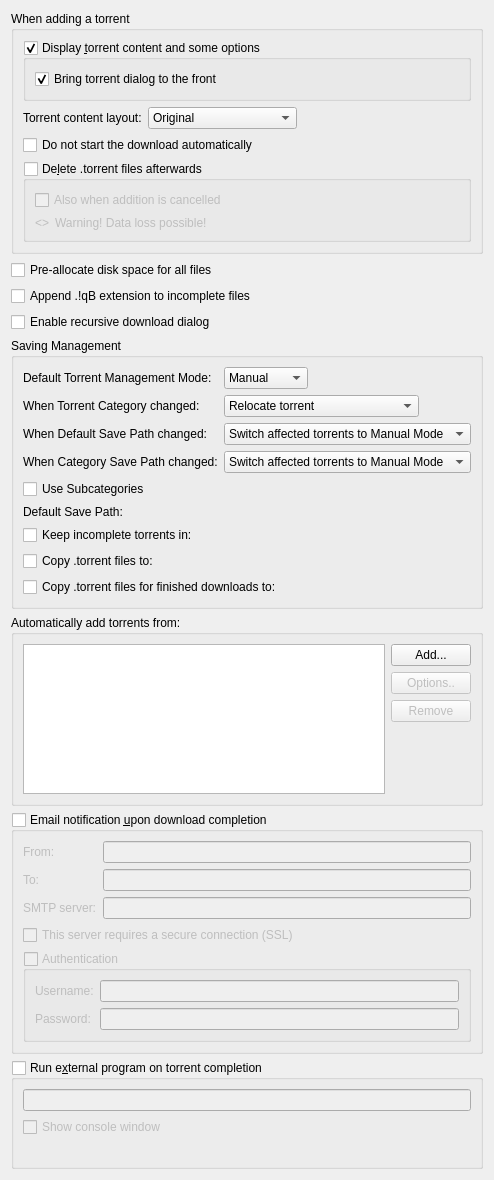
          <widget class="QWidget" name="scrollAreaWidgetContents_2">
           <property name="geometry">
            <rect>
             <x>0</x>
             <y>0</y>
             <width>470</width>
             <height>1066</height>
            </rect>
           </property>
           <layout class="QVBoxLayout" name="verticalLayout">
            <item>
             <widget class="QGroupBox" name="torrentAdditionBox">
              <property name="title">
               <string>When adding a torrent</string>
              </property>
              <layout class="QVBoxLayout" name="torrentAdditionBoxLayout">
               <item>
                <widget class="QGroupBox" name="checkAdditionDialog">
                 <property name="title">
                  <string>Display &amp;torrent content and some options</string>
                 </property>
                 <property name="checkable">
                  <bool>true</bool>
                 </property>
                 <layout class="QVBoxLayout" name="verticalLayout_18">
                  <item>
                   <widget class="QCheckBox" name="checkAdditionDialogFront">
                    <property name="text">
                     <string>Bring torrent dialog to the front</string>
                    </property>
                    <property name="checked">
                     <bool>true</bool>
                    </property>
                   </widget>
                  </item>
                 </layout>
                </widget>
               </item>
               <item>
                <layout class="QHBoxLayout" name="horizontalLayout_19">
                 <item>
                  <widget class="QLabel" name="contentLayoutLabel">
                   <property name="text">
                    <string>Torrent content layout:</string>
                   </property>
                  </widget>
                 </item>
                 <item>
                  <widget class="QComboBox" name="contentLayoutComboBox">
                   <property name="currentIndex">
                    <number>0</number>
                   </property>
                   <item>
                    <property name="text">
                     <string>Original</string>
                    </property>
                   </item>
                   <item>
                    <property name="text">
                     <string>Create subfolder</string>
                    </property>
                   </item>
                   <item>
                    <property name="text">
                     <string>Don't create subfolder</string>
                    </property>
                   </item>
                  </widget>
                 </item>
                 <item>
                  <spacer name="horizontalSpacer_20">
                   <property name="orientation">
                    <enum>Qt::Horizontal</enum>
                   </property>
                   <property name="sizeHint" stdset="0">
                    <size>
                     <width>40</width>
                     <height>20</height>
                    </size>
                   </property>
                  </spacer>
                 </item>
                </layout>
               </item>
               <item>
                <widget class="QCheckBox" name="checkStartPaused">
                 <property name="toolTip">
                  <string>The torrent will be added to download list in a paused state</string>
                 </property>
                 <property name="text">
                  <string extracomment="The torrent will be added to download list in a paused state">Do not start the download automatically</string>
                 </property>
                </widget>
               </item>
               <item>
                <widget class="QGroupBox" name="deleteTorrentBox">
                 <property name="toolTip">
                  <string>Whether the .torrent file should be deleted after adding it</string>
                 </property>
                 <property name="title">
                  <string>De&amp;lete .torrent files afterwards </string>
                 </property>
                 <property name="checkable">
                  <bool>true</bool>
                 </property>
                 <property name="checked">
                  <bool>false</bool>
                 </property>
                 <layout class="QVBoxLayout" name="deleteTorrentBoxLayout">
                  <item>
                   <widget class="QCheckBox" name="deleteCancelledTorrentBox">
                    <property name="toolTip">
                     <string>Also delete .torrent files whose addition was cancelled</string>
                    </property>
                    <property name="text">
                     <string>Also when addition is cancelled</string>
                    </property>
                   </widget>
                  </item>
                  <item>
                   <layout class="QHBoxLayout" name="deleteTorrentWarningLayout">
                    <item>
                     <widget class="QLabel" name="deleteTorrentWarningIcon">
                      <property name="sizePolicy">
                       <sizepolicy hsizetype="Fixed" vsizetype="Preferred">
                        <horstretch>0</horstretch>
                        <verstretch>0</verstretch>
                       </sizepolicy>
                      </property>
                      <property name="text">
                       <string notr="true">&lt;&gt;</string>
                      </property>
                     </widget>
                    </item>
                    <item>
                     <widget class="QLabel" name="deleteTorrentWarningLabel">
                      <property name="text">
                       <string>Warning! Data loss possible!</string>
                      </property>
                     </widget>
                    </item>
                   </layout>
                  </item>
                 </layout>
                </widget>
               </item>
              </layout>
             </widget>
            </item>
            <item>
             <widget class="QCheckBox" name="checkPreallocateAll">
              <property name="toolTip">
               <string>Allocate full file sizes on disk before starting downloads, to minimize fragmentation. Only useful for HDDs.</string>
              </property>
              <property name="text">
               <string>Pre-allocate disk space for all files</string>
              </property>
             </widget>
            </item>
            <item>
             <widget class="QCheckBox" name="checkAppendqB">
              <property name="text">
               <string>Append .!qB extension to incomplete files</string>
              </property>
             </widget>
            </item>
            <item>
             <widget class="QCheckBox" name="checkRecursiveDownload">
              <property name="toolTip">
               <string>When a torrent is downloaded, offer to add torrents from any .torrent files found inside it</string>
              </property>
              <property name="text">
               <string>Enable recursive download dialog</string>
              </property>
             </widget>
            </item>
            <item>
             <widget class="QGroupBox" name="groupSavingManagement">
              <property name="title">
               <string>Saving Management</string>
              </property>
              <layout class="QVBoxLayout" name="groupSavingManagementLayout">
               <item>
                <layout class="QGridLayout" name="gridLayout_3">
                 <item row="0" column="0">
                  <widget class="QLabel" name="label_40">
                   <property name="text">
                    <string>Default Torrent Management Mode:</string>
                   </property>
                  </widget>
                 </item>
                 <item row="0" column="1">
                  <layout class="QHBoxLayout" name="horizontalLayout_70">
                   <property name="spacing">
                    <number>10</number>
                   </property>
                   <item>
                    <widget class="QComboBox" name="comboSavingMode">
                     <property name="toolTip">
                      <string>Automatic: Various torrent properties (e.g. save path) will be decided by the associated category
Manual: Various torrent properties (e.g. save path) must be assigned manually</string>
                     </property>
                     <item>
                      <property name="text">
                       <string>Manual</string>
                      </property>
                     </item>
                     <item>
                      <property name="text">
                       <string>Automatic</string>
                      </property>
                     </item>
                    </widget>
                   </item>
                   <item>
                    <spacer name="horizontalSpacer_160">
                     <property name="orientation">
                      <enum>Qt::Horizontal</enum>
                     </property>
                     <property name="sizeHint" stdset="0">
                      <size>
                       <width>40</width>
                       <height>20</height>
                      </size>
                     </property>
                    </spacer>
                   </item>
                  </layout>
                 </item>
                 <item row="1" column="0">
                  <widget class="QLabel" name="labelTorrentCategoryChanged">
                   <property name="text">
                    <string>When Torrent Category changed:</string>
                   </property>
                  </widget>
                 </item>
                 <item row="1" column="1">
                  <layout class="QHBoxLayout" name="horizontalLayout_14">
                   <item>
                    <widget class="QComboBox" name="comboTorrentCategoryChanged">
                     <item>
                      <property name="text">
                       <string>Relocate torrent</string>
                      </property>
                     </item>
                     <item>
                      <property name="text">
                       <string>Switch torrent to Manual Mode</string>
                      </property>
                     </item>
                    </widget>
                   </item>
                   <item>
                    <spacer name="horizontalSpacer_17">
                     <property name="orientation">
                      <enum>Qt::Horizontal</enum>
                     </property>
                     <property name="sizeHint" stdset="0">
                      <size>
                       <width>40</width>
                       <height>20</height>
                      </size>
                     </property>
                    </spacer>
                   </item>
                  </layout>
                 </item>
                 <item row="2" column="0">
                  <widget class="QLabel" name="labelCategoryDefaultPathChanged">
                   <property name="text">
                    <string>When Default Save Path changed:</string>
                   </property>
                  </widget>
                 </item>
                 <item row="2" column="1">
                  <layout class="QHBoxLayout" name="horizontalLayout_15">
                   <item>
                    <widget class="QComboBox" name="comboCategoryDefaultPathChanged">
                     <property name="currentIndex">
                      <number>1</number>
                     </property>
                     <item>
                      <property name="text">
                       <string>Relocate affected torrents</string>
                      </property>
                     </item>
                     <item>
                      <property name="text">
                       <string>Switch affected torrents to Manual Mode</string>
                      </property>
                     </item>
                    </widget>
                   </item>
                   <item>
                    <spacer name="horizontalSpacer_18">
                     <property name="orientation">
                      <enum>Qt::Horizontal</enum>
                     </property>
                     <property name="sizeHint" stdset="0">
                      <size>
                       <width>40</width>
                       <height>20</height>
                      </size>
                     </property>
                    </spacer>
                   </item>
                  </layout>
                 </item>
                 <item row="3" column="0">
                  <widget class="QLabel" name="labelCategoryChanged">
                   <property name="text">
                    <string>When Category Save Path changed:</string>
                   </property>
                  </widget>
                 </item>
                 <item row="3" column="1">
                  <layout class="QHBoxLayout" name="horizontalLayout_17">
                   <item>
                    <widget class="QComboBox" name="comboCategoryChanged">
                     <property name="currentIndex">
                      <number>1</number>
                     </property>
                     <item>
                      <property name="text">
                       <string>Relocate affected torrents</string>
                      </property>
                     </item>
                     <item>
                      <property name="text">
                       <string>Switch affected torrents to Manual Mode</string>
                      </property>
                     </item>
                    </widget>
                   </item>
                   <item>
                    <spacer name="horizontalSpacer_19">
                     <property name="orientation">
                      <enum>Qt::Horizontal</enum>
                     </property>
                     <property name="sizeHint" stdset="0">
                      <size>
                       <width>40</width>
                       <height>20</height>
                      </size>
                     </property>
                    </spacer>
                   </item>
                  </layout>
                 </item>
                </layout>
               </item>
               <item>
                <widget class="QCheckBox" name="checkUseSubcategories">
                 <property name="text">
                  <string>Use Subcategories</string>
                 </property>
                </widget>
               </item>
               <item>
                <layout class="QGridLayout" name="gridLayout_4">
                 <item row="1" column="1">
                  <widget class="FileSystemPathLineEdit" name="textTempPath" native="true"/>
                 </item>
                 <item row="3" column="0">
                  <widget class="QCheckBox" name="checkExportDirFin">
                   <property name="text">
                    <string>Copy .torrent files for finished downloads to:</string>
                   </property>
                  </widget>
                 </item>
                 <item row="0" column="0">
                  <widget class="QLabel" name="labelSavePath">
                   <property name="text">
                    <string>Default Save Path:</string>
                   </property>
                  </widget>
                 </item>
                 <item row="2" column="0">
                  <widget class="QCheckBox" name="checkExportDir">
                   <property name="text">
                    <string>Copy .torrent files to:</string>
                   </property>
                  </widget>
                 </item>
                 <item row="1" column="0">
                  <widget class="QCheckBox" name="checkTempFolder">
                   <property name="text">
                    <string>Keep incomplete torrents in:</string>
                   </property>
                  </widget>
                 </item>
                 <item row="3" column="1">
                  <widget class="FileSystemPathLineEdit" name="textExportDirFin" native="true"/>
                 </item>
                 <item row="0" column="1">
                  <widget class="FileSystemPathLineEdit" name="textSavePath" native="true"/>
                 </item>
                 <item row="2" column="1">
                  <widget class="FileSystemPathLineEdit" name="textExportDir" native="true"/>
                 </item>
                </layout>
               </item>
              </layout>
             </widget>
            </item>
            <item>
             <widget class="QGroupBox" name="groupBox_2">
              <property name="title">
               <string>Automatically add torrents from:</string>
              </property>
              <layout class="QVBoxLayout" name="verticalLayout_38">
               <item>
                <layout class="QHBoxLayout" name="horizontalLayout_16">
                 <item>
                  <widget class="QTreeView" name="scanFoldersView">
                   <property name="sizePolicy">
                    <sizepolicy hsizetype="Expanding" vsizetype="Expanding">
                     <horstretch>0</horstretch>
                     <verstretch>1</verstretch>
                    </sizepolicy>
                   </property>
                   <property name="minimumSize">
                    <size>
                     <width>250</width>
                     <height>150</height>
                    </size>
                   </property>
                   <property name="editTriggers">
                    <set>QAbstractItemView::AllEditTriggers</set>
                   </property>
                   <property name="selectionMode">
                    <enum>QAbstractItemView::SingleSelection</enum>
                   </property>
                   <property name="selectionBehavior">
                    <enum>QAbstractItemView::SelectRows</enum>
                   </property>
                   <property name="textElideMode">
                    <enum>Qt::ElideNone</enum>
                   </property>
                   <property name="rootIsDecorated">
                    <bool>false</bool>
                   </property>
                   <attribute name="headerDefaultSectionSize">
                    <number>80</number>
                   </attribute>
                   <attribute name="headerStretchLastSection">
                    <bool>false</bool>
                   </attribute>
                  </widget>
                 </item>
                 <item>
                  <layout class="QVBoxLayout" name="verticalLayout_37">
                   <item>
                    <widget class="QPushButton" name="addWatchedFolderButton">
                     <property name="text">
                      <string>Add...</string>
                     </property>
                    </widget>
                   </item>
                   <item>
                    <widget class="QPushButton" name="editWatchedFolderButton">
                     <property name="enabled">
                      <bool>false</bool>
                     </property>
                     <property name="text">
                      <string>Options..</string>
                     </property>
                    </widget>
                   </item>
                   <item>
                    <widget class="QPushButton" name="removeWatchedFolderButton">
                     <property name="enabled">
                      <bool>false</bool>
                     </property>
                     <property name="text">
                      <string>Remove</string>
                     </property>
                    </widget>
                   </item>
                   <item>
                    <spacer name="verticalSpacer_6">
                     <property name="orientation">
                      <enum>Qt::Vertical</enum>
                     </property>
                     <property name="sizeHint" stdset="0">
                      <size>
                       <width>20</width>
                       <height>40</height>
                      </size>
                     </property>
                    </spacer>
                   </item>
                  </layout>
                 </item>
                </layout>
               </item>
              </layout>
             </widget>
            </item>
            <item>
             <widget class="QGroupBox" name="groupMailNotification">
              <property name="title">
               <string>Email notification &amp;upon download completion</string>
              </property>
              <property name="checkable">
               <bool>true</bool>
              </property>
              <property name="checked">
               <bool>false</bool>
              </property>
              <layout class="QVBoxLayout" name="verticalLayout_171">
               <item>
                <layout class="QGridLayout" name="gridLayout_9">
                 <item row="1" column="1">
                  <widget class="QLineEdit" name="lineEditDestEmail"/>
                 </item>
                 <item row="1" column="0">
                  <widget class="QLabel" name="label_2">
                   <property name="toolTip">
                    <string>Receiver</string>
                   </property>
                   <property name="text">
                    <string comment="To receiver">To:</string>
                   </property>
                  </widget>
                 </item>
                 <item row="2" column="0">
                  <widget class="QLabel" name="label_3">
                   <property name="text">
                    <string>SMTP server:</string>
                   </property>
                  </widget>
                 </item>
                 <item row="2" column="1">
                  <widget class="QLineEdit" name="lineEditSmtpServer"/>
                 </item>
                 <item row="0" column="1">
                  <widget class="QLineEdit" name="senderEmailTxt"/>
                 </item>
                 <item row="0" column="0">
                  <widget class="QLabel" name="label_25">
                   <property name="toolTip">
                    <string>Sender</string>
                   </property>
                   <property name="text">
                    <string comment="From sender">From:</string>
                   </property>
                  </widget>
                 </item>
                </layout>
               </item>
               <item>
                <widget class="QCheckBox" name="checkSmtpSSL">
                 <property name="text">
                  <string>This server requires a secure connection (SSL)</string>
                 </property>
                </widget>
               </item>
               <item>
                <widget class="QGroupBox" name="groupMailNotifAuth">
                 <property name="title">
                  <string>Authentication</string>
                 </property>
                 <property name="checkable">
                  <bool>true</bool>
                 </property>
                 <property name="checked">
                  <bool>false</bool>
                 </property>
                 <layout class="QFormLayout" name="formLayout_2">
                  <item row="0" column="0">
                   <widget class="QLabel" name="label_7">
                    <property name="text">
                     <string>Username:</string>
                    </property>
                   </widget>
                  </item>
                  <item row="0" column="1">
                   <widget class="QLineEdit" name="mailNotifUsername"/>
                  </item>
                  <item row="1" column="0">
                   <widget class="QLabel" name="label_8">
                    <property name="text">
                     <string>Password:</string>
                    </property>
                   </widget>
                  </item>
                  <item row="1" column="1">
                   <widget class="QLineEdit" name="mailNotifPassword">
                    <property name="echoMode">
                     <enum>QLineEdit::Password</enum>
                    </property>
                   </widget>
                  </item>
                 </layout>
                </widget>
               </item>
              </layout>
             </widget>
            </item>
            <item>
             <widget class="QGroupBox" name="autoRunBox">
              <property name="title">
               <string>Run e&amp;xternal program on torrent completion</string>
              </property>
              <property name="checkable">
               <bool>true</bool>
              </property>
              <property name="checked">
               <bool>false</bool>
              </property>
              <layout class="QVBoxLayout" name="verticalLayout_19">
               <item>
                <widget class="QLineEdit" name="lineEditAutoRun"/>
               </item>
               <item>
                <widget class="QCheckBox" name="autoRunConsole">
                 <property name="text">
                  <string>Show console window</string>
                 </property>
                </widget>
               </item>
               <item>
                <widget class="QLabel" name="labelAutoRunParam">
                 <property name="wordWrap">
                  <bool>true</bool>
                 </property>
                </widget>
               </item>
              </layout>
             </widget>
            </item>
           </layout>
          </widget>
